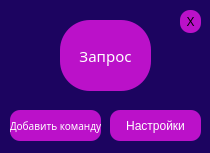
<?xml version="1.0" encoding="UTF-8"?>
<ui version="4.0">
 <class>MainWindow</class>
 <widget class="QMainWindow" name="MainWindow">
  <property name="geometry">
   <rect>
    <x>0</x>
    <y>0</y>
    <width>210</width>
    <height>153</height>
   </rect>
  </property>
  <property name="windowTitle">
   <string> Louis - best assistant</string>
  </property>
  <property name="styleSheet">
   <string notr="true">background: #1C0460</string>
  </property>
  <widget class="QWidget" name="centralwidget">
   <widget class="QPushButton" name="start_but">
    <property name="geometry">
     <rect>
      <x>60</x>
      <y>20</y>
      <width>91</width>
      <height>71</height>
     </rect>
    </property>
    <property name="styleSheet">
     <string notr="true">background-color: #BB11C9;border-radius: 30px;
color: #ffffff;
font-family: Impact, sans-serif;
font-size: 15px</string>
    </property>
    <property name="text">
     <string>Запрос</string>
    </property>
    <property name="autoDefault">
     <bool>false</bool>
    </property>
    <property name="default">
     <bool>false</bool>
    </property>
   </widget>
   <widget class="QPushButton" name="settings">
    <property name="geometry">
     <rect>
      <x>110</x>
      <y>110</y>
      <width>91</width>
      <height>31</height>
     </rect>
    </property>
    <property name="styleSheet">
     <string notr="true">background-color: #BB11C9;border-radius: 10px;
color: #ffffff;</string>
    </property>
    <property name="text">
     <string>Настройки</string>
    </property>
   </widget>
   <widget class="QPushButton" name="add_command">
    <property name="geometry">
     <rect>
      <x>10</x>
      <y>110</y>
      <width>91</width>
      <height>31</height>
     </rect>
    </property>
    <property name="styleSheet">
     <string notr="true">background-color: #BB11C9;border-radius: 10px;
color: #ffffff;
font-family: Impact, sans-serif;
font-size: 10px</string>
    </property>
    <property name="text">
     <string>Добавить команду</string>
    </property>
   </widget>
   <widget class="QPushButton" name="pushButton">
    <property name="geometry">
     <rect>
      <x>180</x>
      <y>10</y>
      <width>21</width>
      <height>23</height>
     </rect>
    </property>
    <property name="styleSheet">
     <string notr="true">QPushButton:!hover{ 
	background-color: #BB11C9;
	border-radius: 10px;
	transition: background-color 1sec ease-in;
}
QPushButton:hover{ 
	background-color: red;
	border-radius: 10px;
 }</string>
    </property>
    <property name="text">
     <string>X</string>
    </property>
   </widget>
  </widget>
 </widget>
 <resources/>
 <connections/>
</ui>
